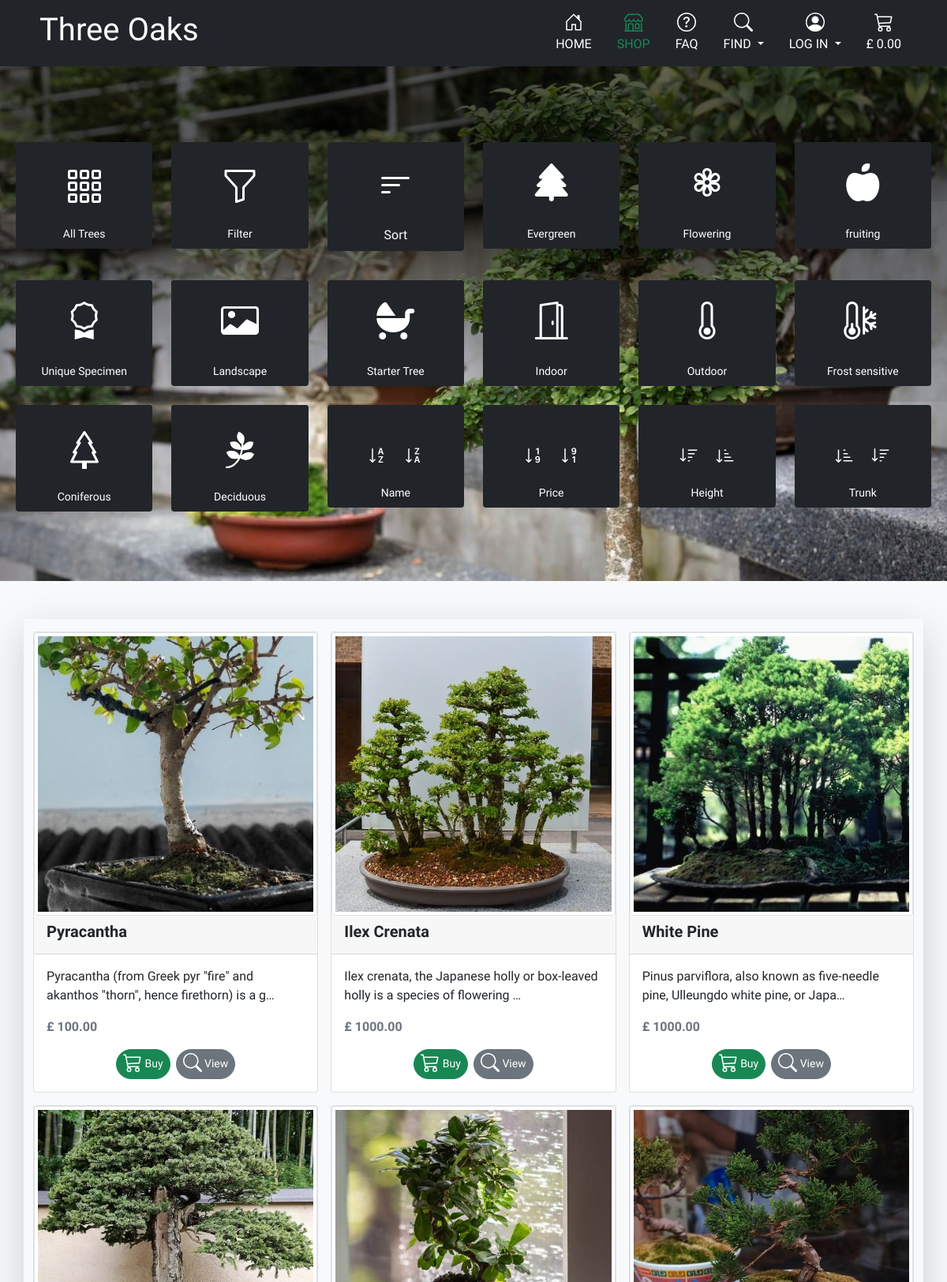
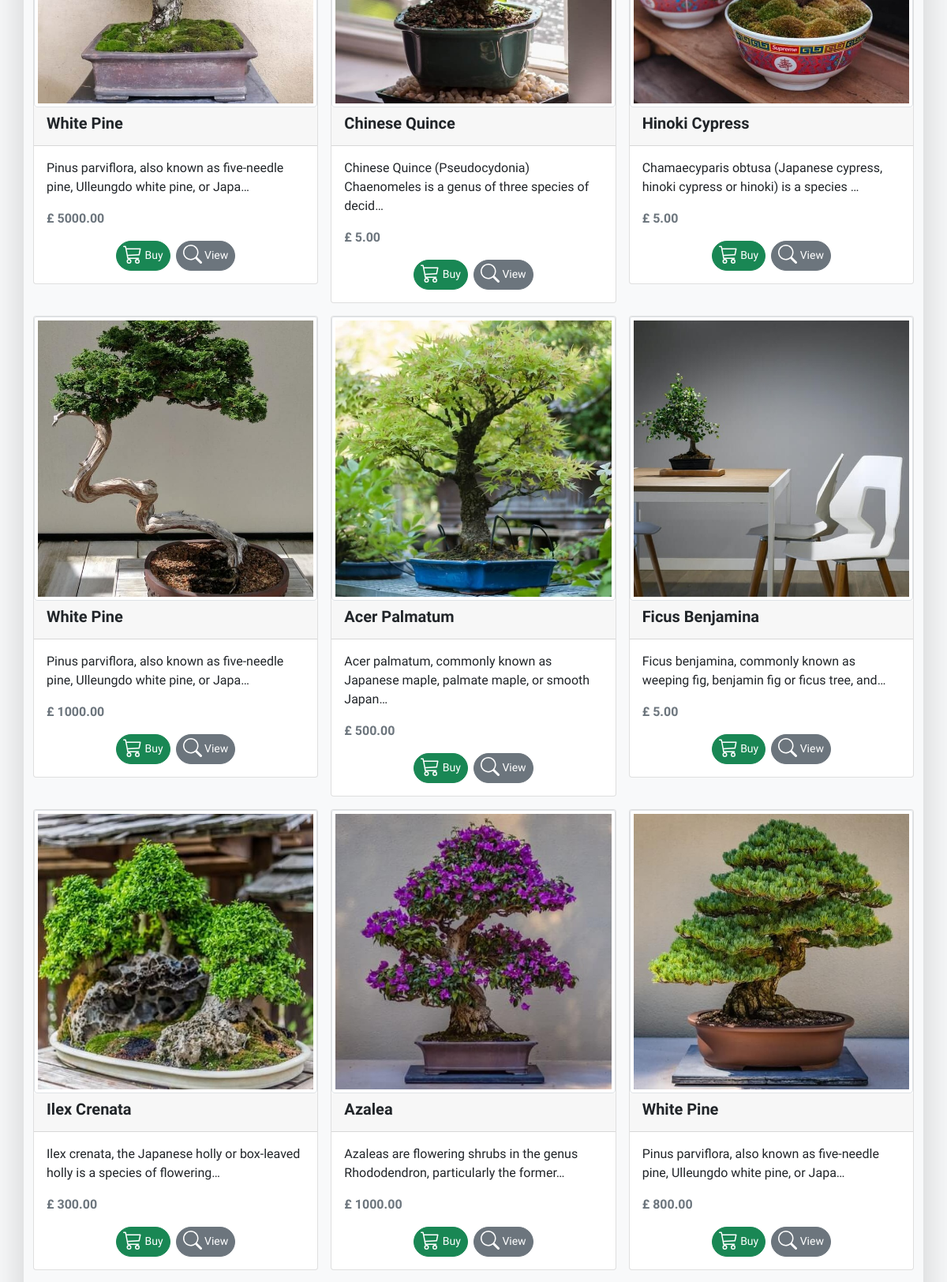
The app's page /trees/ (upper part) with its own data (2 pictures, top to bottom).
### trees/models.py (models this page shows, shortened)
class Feature(models.Model):
    name = models.CharField(max_length=254)
    friendly_name = models.CharField(max_length=254, null=True, blank=True)
    icon_class = models.CharField(max_length=254, null=True, blank=True)
    aria_for_anchor = models.CharField(default='Filter elements by',
                                       max_length=254, null=True, blank=True)

class Enviroment(models.Model):
    name = models.CharField(max_length=254)
    friendly_name = models.CharField(max_length=254, null=True, blank=True)
    icon_class = models.CharField(max_length=254, null=True, blank=True)
    aria_for_anchor = models.CharField(default='Filter elements by',
                                       max_length=254, null=True, blank=True)

class Tree(models.Model):
    name = models.CharField(max_length=254)
    slug = models.SlugField(max_length=200, unique=True, editable=False)
    height_in = models.DecimalField(max_digits=9, decimal_places=2)
    trunk_circumference = models.DecimalField(max_digits=9, decimal_places=2)
    price = models.DecimalField(max_digits=9, decimal_places=2)
    current_stock = models.IntegerField(
        default=1,
        validators=[MinValueValidator(0), MaxValueValidator(1000)]
        )
    leaves_or_needles = models.CharField(
            max_length=254, choices=LEAVES_OR_NEEDLES_CHOICES,
            default='coniferous', null=True, blank=True)
    description = models.TextField(default=1)
    image_url = models.URLField(max_length=1024, null=True, blank=True)
    image = models.ImageField(null=True, blank=True)
    image_alt = models.CharField(max_length=254, null=True, blank=True)
    image_disclaimer = models.CharField(
            max_length=400, choices=IMG_DISCLAIMER_CHOICES,
            default='standarised',  null=True, blank=True
            )
    feature = models.ManyToManyField(
                'Feature', blank=True)
    enviroment = models.ForeignKey(
                'Enviroment', null=True, blank=True, on_delete=models.SET_NULL)

### trees/views.py (the view, shortened to what this page needs)
# urls.py: path('', views.all_trees, name='all_trees'),
def all_trees(request):
    trees = Tree.objects.all()
    all_features = Feature.objects.all()
    all_enviroments = Enviroment.objects.all()
    query = None
    current_features = None
    current_enviroments = None
    current_types = None
    sort = None
    direction = None
    current_sorting = f'{sort}_{direction}'
    trolley = request.session.get('trolley', {})
    trees_in_bag_strings = list(trolley.keys())
    trees_in_bag = list(map(int, trees_in_bag_strings))
    context = {
        'trees': trees,
        'features': all_features,
        'enviroments': all_enviroments,
        'search_term': query,
        'current_features': current_features,
        'current_enviroments': current_enviroments,
        'current_types': current_types,
        'current_sorting': current_sorting,
        'trees_in_bag': trees_in_bag,
    }
    return render(request, 'trees/trees.html', context)

### trees/templates/trees/trees.html (shortened to what this page needs)
{% extends 'base.html' %}
{% load static %}
{% block extra_css %}
<link rel="stylesheet" href="{% static 'trees/css/trees.css' %}">
{% endblock %}
{% block content %}
<section class=" py-5 text-center flex-container bg-img-trees my-box-shadow-75">
    {% include 'trees/includes/sorting_tiles.html' %}
</section>
<div class="album py-5 bg-light">
    <div class="container row">
        <div class="col-12 col-md-6 order-md-first">
        </div>
    </div>
    <div class="container shadow-lg">
        <div class="row row-cols-1 row-cols-sm-2 row-cols-md-3 g-3">
            {% for tree in trees %}
            <div class="col">
                <div class="card">
                    {% if tree.image %}
                    <img class="card-img-top img-thumbnail" src="{{ tree.image.url }}"
                        {% if tree.image_alt %}
                        alt="{{ tree.image_alt }}"
                        {% else %}
                        alt="{{ tree.name }}"
                        {% endif %}
                     height="225">
                    {% endif %}
                <div class="card-header">
                    <p class="h5 fw-bold">{{ tree.name }}</p>
                </div>
                <div class="card-body">
                    {% if tree.description %}
                    <a
                    class="text-decoration-none text-dark"
                    href="{% url 'tree_detail' tree_slug=tree.slug %}"
                    aria-label="">
                        <p class="card-text">
                            {% if tree.description|length > 80 %}
                            {{ tree.description|truncatechars:80 }}
                            {% else %}
                            {{ tree.description}}
                            {% endif %}
                        </p>
                    </a>
                    {% endif %}
                    <p class="card-text">
                        <div class="text-muted fw-bold">£ {{tree.price}}</div>
                    </p>
                    {% if tree.id in trees_in_bag %}
                    <div class="d-flex justify-content-center align-items-center mt-3">
                        <div class="btn-group">
                            <a class="btn btn-sm btn-success rounded-pill me-2 small"
                            href="{% url 'view_trolley' %}"
                            aria-label="">
                                <svg class="bi mx-auto mb-1" width="24" height="24" fill="currentColor"><use xlink:href="#inTrolley"/></svg>
                                in trolley</a>
                            <a
                            class="btn btn-sm btn-secondary rounded-pill"
                            href="{% url 'tree_detail' tree_slug=tree.slug %}"
                            aria-label="">
                            <svg class="bi mx-auto mb-1" width="24" height="24" fill="currentColor"><use xlink:href="#find"/></svg>
                            View</a>
                        </div>
                    </div>
                    {% else %}
                    <form class="form" action="{% url 'add_to_trolley' tree.id %}" method="POST">
                    <div class="d-flex justify-content-center align-items-center mt-3">
                    <div class="btn-group">
                        <button type="submit" class="btn btn-sm btn-success rounded-pill me-2">
                            <svg class="bi mx-auto mb-1" width="24" height="24" fill="currentColor"><use xlink:href="#trolley"/></svg>
                            Buy</button>
                        <a
                        class="btn btn-sm btn-secondary rounded-pill"
                        href="{% url 'tree_detail' tree_slug=tree.slug %}"
                        aria-label="">
                        <svg class="bi mx-auto mb-1" width="24" height="24" fill="currentColor"><use xlink:href="#find"/></svg>
                        View</a>
                    </div>
                    </div>
                    </form>
                    {% endif %}
                </div>
                </div>
            </div>
            {% endfor %}
        </div>
    </div>
</div>
{% endblock %}

### trees/templates/trees/includes/sorting_tiles.html (shortened to what this page needs)
<ul class="mx-2 mt-5 row row-cols-3 row-cols-sm-4 row-cols-lg-6 row-cols-xl-8 list-unstyled list justify-content-md-center">
    <li class="col mb-4" >
      <a class="d-block bg-dark rounded text-white text-decoration-none"
      href="{% url 'all_trees' %}"
      aria-label="Show all trees">
        <div class="display-5 p-3 py-4  bg-dark text-center rounded">
          <svg class="bi" width="1em" height="1em" fill="currentColor">
            <use xlink:href="#grid">
            </use>
          </svg>
        </div>
        <p class="small name text-white text-center pb-2">All Trees
        </p>
      </a>
    </li>
    <li class="col mb-4" >
        <a class="d-block bg-dark rounded text-white text-decoration-none" href="" aria-label="Show menu for filtering trees">
          <div class="display-5 p-3 py-4  bg-dark text-center rounded">
            <svg class="bi" width="1em" height="1em" fill="currentColor">
              <use xlink:href="#filter">
              </use>
            </svg>
          </div>
          <div class="small name text-white text-center pb-2">Filter
          </div>
        </a>
      </li>
    <li class="col mb-4" >
        <a class="d-block bg-dark rounded text-white text-decoration-none" href="" aria-label="Show menu for sorting trees">
          <div class="display-5 p-3 py-4  bg-dark text-center rounded">
            <svg class="bi" width="1em" height="1em" fill="currentColor">
              <use xlink:href="#sort">
              </use>
            </svg>
          </div>
          <div class="name text-white text-center pb-2">Sort
          </div>
        </a>
      </li>
{% if features %}
{% for feature in features %}
    <li class="col mb-4 feature-tile" >
        <a class="d-block bg-dark rounded text-white text-decoration-none"
        href="{% url 'all_trees' %}?feature={{feature.name}}"
        aria-label="{{ feature.aria_for_anchor }}">
          <div class="display-5 p-3 py-4  bg-dark text-center rounded">
            <i class="{{ feature.icon_class}}"></i>
          </div>
          <div class="small name text-white text-center pb-2">{{ feature.friendly_name }}
          </div>
        </a>
      </li>
{% endfor %}
{% endif %}
{% if enviroments %}
{% for enviroment in enviroments %}
    <li class="col mb-4 feature-tile" >
        <a class=" d-block bg-dark rounded text-white text-decoration-none"
         href="{% url 'all_trees' %}?enviroment={{ enviroment.name }}"
         aria-label="{{ enviroment.aria_for_anchor }}">
          <div class="display-5 p-3 py-4  bg-dark text-center rounded">
            <i class="{{ enviroment.icon_class }}"></i>
          </div>
          <div class="small name text-white text-center pb-2">{{ enviroment.friendly_name }}
          </div>
        </a>
      </li>
{% endfor %}
{% endif %}
    <li class="col mb-4 feature-tile" >
      <a class="d-block bg-dark rounded text-white text-decoration-none"
       href="{% url 'all_trees' %}?type=coniferous"
       aria-label="Show ">
        <div class="display-5 p-3 py-4  bg-dark text-center rounded">
          <svg class="bi" width="1em" height="1em" fill="currentColor">
            <use xlink:href="#pine">
            </use>
          </svg>
        </div>
        <div class="small name text-white text-center pb-2">Coniferous
        </div>
      </a>
    </li>
    <li class="col mb-4 feature-tile" >
      <a class="d-block bg-dark rounded text-white text-decoration-none"
       href="{% url 'all_trees' %}?type=deciduous"
       aria-label="Show ">
        <div class="display-5 p-3 py-4  bg-dark text-center rounded">
          <svg class="bi" width="1em" height="1em" fill="currentColor">
            <use xlink:href="#leaf">
            </use>
          </svg>
        </div>
        <div class="small name text-white text-center pb-2">Deciduous
        </div>
      </a>
    </li>
      <li class="col mb-4 d-none-xxs">
        <div class="d-block bg-dark rounded" >
          <div class="p-3 py-4 pt-5 mb-0 text-center ">
            <a class="h4 text-white bg-dark text-decoration-none pe-2"
               href="{% url 'all_trees' %}?sort=name&direction=asc"
               aria-label="Sort trees by name alphabetically z to a. Opens in the same window">
              <svg class="bi" width="1em" height="1em" fill="currentColor">
                <use xlink:href="#sortAZ">
                </use>
              </svg>
            </a>
            <a class="h4 text-white bg-dark text-decoration-none ps-2"
               href="{% url 'all_trees' %}?sort=name&direction=desc"
               aria-label="Sort trees by name alphabetically z to a. Opens in the same window">
              <svg class="bi" width="1em" height="1em" fill="currentColor">
                <use xlink:href="#sortZA">
                </use>
              </svg>
            </a>
          </div>
          <div class="small name text-white text-center pb-2">Name
          </div>
        </div>
      </li>
    <li class="col mb-4 d-none-xxs">
      <div class="d-block bg-dark rounded" >
        <div class="p-3 py-4 pt-5 mb-0 text-center ">
          <a class="h4 text-white bg-dark text-decoration-none pe-2"
             href="{% url 'all_trees' %}?sort=price&direction=asc"
             aria-label="Sort trees by price from lowest to highest. Opens in the same window" >
            <svg class="bi" width="1em" height="1em" fill="currentColor">
              <use xlink:href="#sort19">
              </use>
            </svg>
          </a>
          <a class="h4 text-white bg-dark text-decoration-none ps-2"
             href="{% url 'all_trees' %}?sort=price&direction=desc"
             aria-label="Sort trees by price from highest to lowest. Opens in the same window">
            <svg class="bi" width="1em" height="1em" fill="currentColor">
              <use xlink:href="#sort91">
              </use>
            </svg>
          </a>
        </div>
        <div class="small name text-white text-center pb-2">Price
        </div>
      </div>
    </li>
          <li class="col mb-4 d-none-xxs">
            <div class="d-block bg-dark rounded" >
              <div class="p-3 py-4 pt-5 mb-0 text-center ">
                <a class="h4 text-white bg-dark text-decoration-none pe-2"
                   href="{% url 'all_trees' %}?sort=height_in&direction=asc"
                   aria-label="Sort trees by hight from smallest to largest. Opens in same window">
                  <svg class="bi" width="1em" height="1em" fill="currentColor">
                    <use xlink:href="#sortLS">
                    </use>
                  </svg>
                </a>
                <a class="h4 text-white bg-dark text-decoration-none ps-2"
                   href="{% url 'all_trees' %}?sort=height_in&direction=desc"
                   aria-label="Sort trees by hight from largest to smallest. Opens in same window">
                  <svg class="bi" width="1em" height="1em" fill="currentColor">
                    <use xlink:href="#sortSL">
                    </use>
                  </svg>
                </a>
              </div>
              <div class="small name text-white text-center pb-2">Height
              </div>
            </div>
          </li>
          <li class="col mb-4 d-none-xxs">
            <div class="d-block bg-dark rounded" >
              <div class="p-3 py-4 pt-5 mb-0 text-center ">
                <a class="h4 text-white bg-dark text-decoration-none pe-2"
                   href="{% url 'all_trees' %}?sort=trunk_circumference&direction=asc"
                   aria-label="Sort trees by trunk from smallest to thickest. Opens in same window">
                  <svg class="bi" width="1em" height="1em" fill="currentColor">
                    <use xlink:href="#sortSL">
                    </use>
                  </svg>
                </a>
                <a class="h4 text-white bg-dark text-decoration-none ps-2"
                   href="{% url 'all_trees' %}?sort=trunk_circumference&direction=desc"
                   aria-label="Sort trees by trunk from thickest to smallest. Opens in same window">
                  <svg class="bi" width="1em" height="1em" fill="currentColor">
                    <use xlink:href="#sortLS">
                    </use>
                  </svg>
                </a>
              </div>
              <div class="small name text-white text-center pb-2">Trunk
              </div>
            </div>
          </li>
  </ul>

### records on screen
Feature: friendly_name "Evergreen"
Feature: friendly_name "Flowering"
Feature: friendly_name "fruiting"
Feature: friendly_name "Unique Specimen"
Feature: friendly_name "Landscape"
Feature: friendly_name "Starter Tree"
Enviroment: friendly_name "Indoor"
Enviroment: friendly_name "Outdoor"
Enviroment: friendly_name "Frost sensitive"
Tree: image (picture), name "Pyracantha", description "Pyracantha (from Greek pyr \"fire\" and akanthos \"thorn\", hence firethorn) is a g…", price "100.00"
Tree: image (picture), name "Ilex Crenata", description "Ilex crenata, the Japanese holly or box-leaved holly is a species of flowering …", price "1000.00"
Tree: image (picture), name "White Pine", description "Pinus parviflora, also known as five-needle pine, Ulleungdo white pine, or Japa…", price "1000.00"
Tree: image (picture), name "White Pine", description "Pinus parviflora, also known as five-needle pine, Ulleungdo white pine, or Japa…", price "5000.00"
Tree: image (picture), name "Chinese Quince", description "Chinese Quince (Pseudocydonia) Chaenomeles is a genus of three species of decid…", price "5.00"
Tree: image (picture), name "Hinoki Cypress", description "Chamaecyparis obtusa (Japanese cypress, hinoki cypress or hinoki) is a species …", price "5.00"
Tree: image (picture), name "White Pine", description "Pinus parviflora, also known as five-needle pine, Ulleungdo white pine, or Japa…", price "1000.00"
Tree: image (picture), name "Acer Palmatum", description "Acer palmatum, commonly known as Japanese maple, palmate maple, or smooth Japan…", price "500.00"
Tree: image (picture), name "Ficus Benjamina", description "Ficus benjamina, commonly known as weeping fig, benjamin fig or ficus tree, and…", price "5.00"
Tree: image (picture), name "Ilex Crenata", description "Ilex crenata, the Japanese holly or box-leaved holly is a species of flowering…", price "300.00"
Tree: image (picture), name "Azalea", description "Azaleas are flowering shrubs in the genus Rhododendron, particularly the former…", price "1000.00"
Tree: image (picture), name "White Pine", description "Pinus parviflora, also known as five-needle pine, Ulleungdo white pine, or Japa…", price "800.00"
